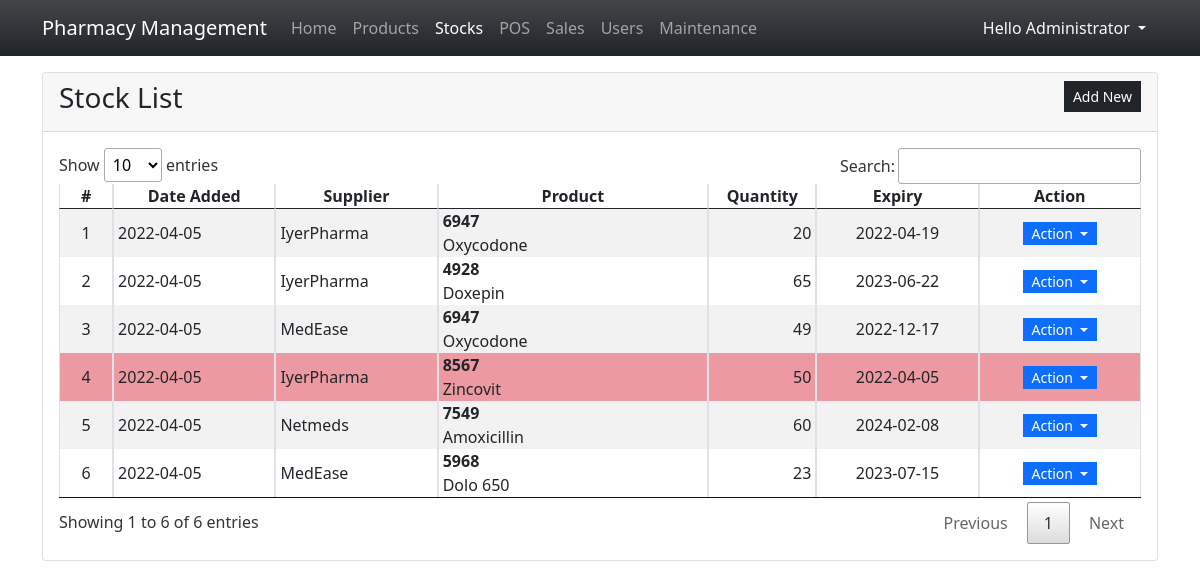
Page /?page=stocks (signed in) on the committed database.
### tables this page shows
CREATE TABLE `stock_list` (
            `stock_id` INTEGER NOT NULL PRIMARY KEY AUTOINCREMENT,
            `supplier_id` TEXT NOT NULL,
            `product_id` TEXT NOT NULL,
            `quantity` REAL NOT NULL DEFAULT 0,
            `expiry_date` DATETIME NOT NULL,
            `date_added` TIMESTAMP NOT NULL DEFAULT CURRENT_TIMESTAMP,
            FOREIGN KEY(`product_id`) REFERENCES `product_list`(`product_id`) ON DELETE CASCADE,
            FOREIGN KEY(`supplier_id`) REFERENCES `supplier_list`(`supplier_id`) ON DELETE CASCADE
        );

CREATE TABLE `supplier_list` (
            `supplier_id` INTEGER NOT NULL PRIMARY KEY AUTOINCREMENT,
            `name` TEXT NOT NULL,
            `status` INTEGER NOT NULL DEFAULT 1
        );

CREATE TABLE `product_list` (
            `product_id` INTEGER NOT NULL PRIMARY KEY AUTOINCREMENT,
            `product_code` TEXT NOT NULL,
            `category_id` INTEGER NOT NULL,
            `name` TEXT NOT NULL,
            `description` TEXT NOT NULL,
            `price` REAL NOT NULL DEFAULT 0,
            `status` INTEGER NOT NULL DEFAULT 1,
            FOREIGN KEY(`category_id`) REFERENCES `category_list`(`category_id`) ON DELETE CASCADE
        );

### stocks.php (the view, shortened to what this page needs)
<div class="card">
    <div class="card-header d-flex justify-content-between">
        <h3 class="card-title">Stock List</h3>
        <div class="card-tools align-middle">
            <button class="btn btn-dark btn-sm py-1 rounded-0" type="button" id="create_new">Add New</button>
        </div>
    </div>
    <div class="card-body">
        <table class="table table-hover table-striped table-bordered">
            <colgroup>
                <col width="5%">
                <col width="15%">
                <col width="15%">
                <col width="25%">
                <col width="10%">
                <col width="15%">
                <col width="15%">
            </colgroup>
            <thead>
                <tr>
                    <th class="text-center p-0">#</th>
                    <th class="text-center p-0">Date Added</th>
                    <th class="text-center p-0">Supplier</th>
                    <th class="text-center p-0">Product</th>
                    <th class="text-center p-0">Quantity</th>
                    <th class="text-center p-0">Expiry</th>
                    <th class="text-center p-0">Action</th>
                </tr>
            </thead>
            <tbody>
                <?php
                $sql = "SELECT s.*,ss.name as sname,p.name as pname,p.product_code FROM `stock_list` s inner join `product_list` p on s.product_id = p.product_id inner join `supplier_list` ss on s.supplier_id = ss.supplier_id order by strftime('%s',date_added) desc";
                $qry = $conn->query($sql);
                $i = 1;
                    while($row = $qry->fetchArray()):
                ?>
                <tr class="<?php echo strtotime(date("Y-m-d")) > strtotime($row['expiry_date']) ? 'bg-danger bg-opacity-50' : '' ?>">
                    <td class="text-center p-0"><?php echo $i++; ?></td>
                    <td class="py-0 px-1"><?php echo date("Y-m-d",strtotime($row['date_added'])) ?></td>
                    <td class="py-0 px-1"><?php echo $row['sname'] ?></td>
                    <td class="py-0 px-1">
                        <div class="fs-6 fw-bold truncate-1" title="<?php echo $row['product_code'] ?>"><?php echo $row['product_code'] ?></div>
                        <div class="fs-6 fw-light truncate-1" title="<?php echo $row['pname'] ?>"><?php echo $row['pname'] ?></div>
                    </td>
                    <td class="py-0 px-1 text-end"><?php echo number_format($row['quantity']) ?></td>
                    <td class="py-0 px-1 text-center"><?php echo date("Y-m-d",strtotime($row['expiry_date'])) ?></td>
                    <td class="text-center py-0 px-1">
                        <div class="btn-group" role="group">
                            <button id="btnGroupDrop1" type="button" class="btn btn-primary dropdown-toggle btn-sm rounded-0 py-0" data-bs-toggle="dropdown" aria-expanded="false">
                            Action
                            </button>
                        </div>
                    </td>
                </tr>
                <?php endwhile; ?>
            </tbody>
        </table>
    </div>
</div>

### index.php (style rules this page uses)
:root { --bs-success-rgb:71, 222, 152 !important; }
html,body { height:100%; width:100%; }
.truncate-1 { overflow: hidden; text-overflow: ellipsis; display: -webkit-box; -webkit-line-clamp: 1; -webkit-box-orient: vertical; }

### rows in the picture
stock_list: date_added "2022-04-05", supplier.name "IyerPharma", product.product_code "6947", product.name "Oxycodone", quantity "20", expiry_date "2022-04-19"
stock_list: date_added "2022-04-05", supplier.name "IyerPharma", product.product_code "4928", product.name "Doxepin", quantity "65", expiry_date "2023-06-22"
stock_list: date_added "2022-04-05", supplier.name "MedEase", product.product_code "6947", product.name "Oxycodone", quantity "49", expiry_date "2022-12-17"
stock_list: date_added "2022-04-05", supplier.name "IyerPharma", product.product_code "8567", product.name "Zincovit", quantity "50", expiry_date "2022-04-05"
stock_list: date_added "2022-04-05", supplier.name "Netmeds", product.product_code "7549", product.name "Amoxicillin", quantity "60", expiry_date "2024-02-08"
stock_list: date_added "2022-04-05", supplier.name "MedEase", product.product_code "5968", product.name "Dolo 650", quantity "23", expiry_date "2023-07-15"

### other values in the picture
$_SESSION['fullname'] "Administrator"
